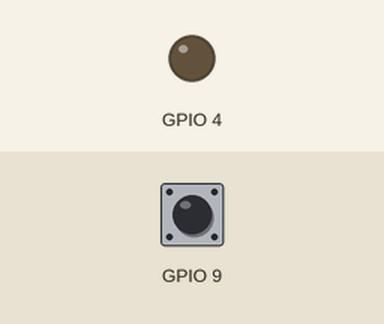
Simulated run of this program. Board: Raspberry Pi (BCM pin numbers). Parts: output pins drawn as LEDs (lit = HIGH). Dashed ring = blinking. The test bench sets the inputs (shaded band); at power-on: GPIO 9 HIGH.

Above: at 1.2 s.
1.3 s: GPIO 9 pulled LOW for 3.2 s
At 2.1 s:
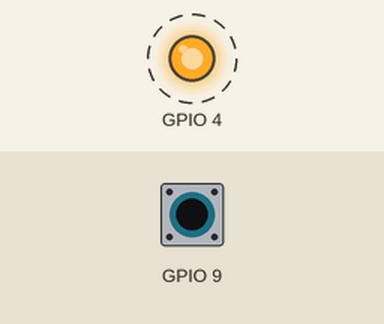
Timing chart, 0 to 5.8 s (numbered marks = the images above; inputs shaded):
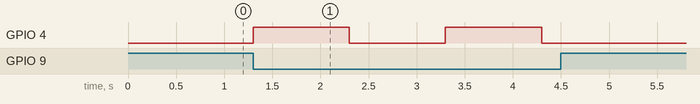

Measured:
- after the input at 1.3 s, GPIO 4: alternates HIGH for 1.0 s and LOW for 1.0 s, 4 changes in all, then stays LOW, starting at once

The program:

1_238.py
```python
import RPi.GPIO as GPIO
import time

GPIO.cleanup()
GPIO.setmode(GPIO.BCM)
GPIO.setup(4, GPIO.OUT)
GPIO.setup(9,GPIO.IN, pull_up_down=GPIO.PUD_UP)

while True:
    if (GPIO.input(9)==0):
        GPIO.output(4, GPIO.HIGH)
        time.sleep(1)
        GPIO.output(4, GPIO.LOW)
        time.sleep(1)
```
